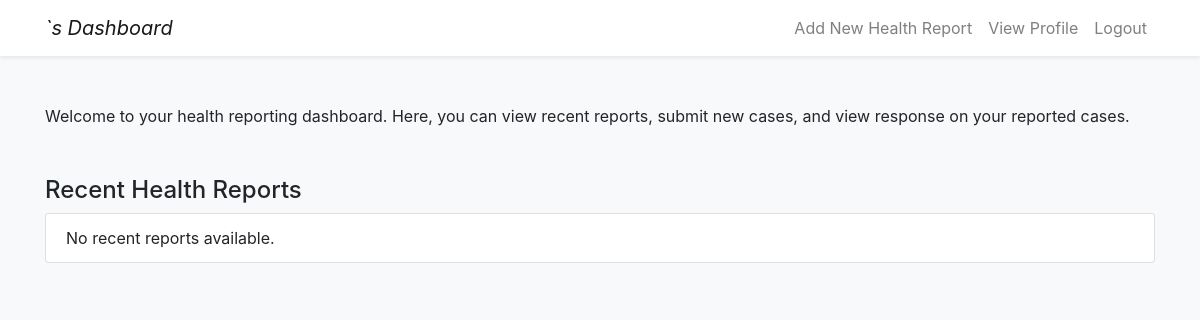
Page /dashboard/ (signed in) on the earlier database version.
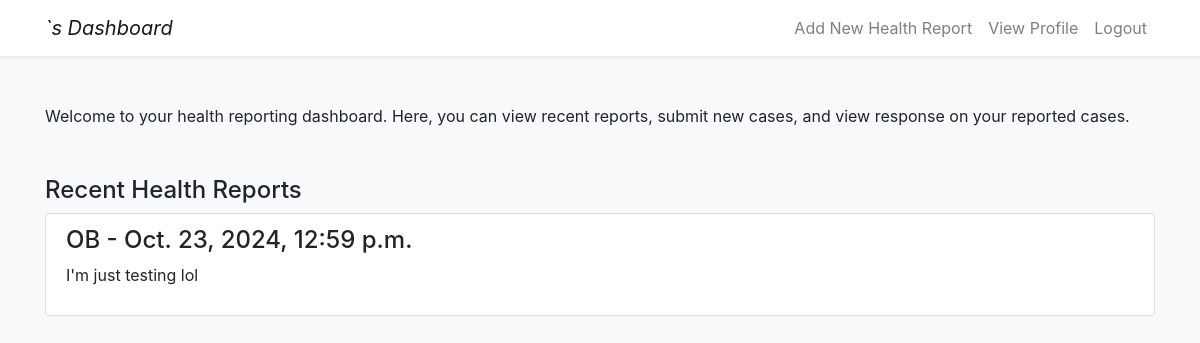
Same page on the later database version.
### reports/models.py (models this page shows, shortened)
class HealthReport(models.Model):
    user = models.ForeignKey(User, on_delete=models.SET_NULL, null=True, blank=True)
    incident_type = models.ForeignKey(IncidentType, on_delete=models.CASCADE)
    symptoms = models.ManyToManyField(Symptom)
    location = models.ForeignKey(Location, on_delete=models.CASCADE)
    description = models.TextField()
    date_reported = models.DateTimeField(auto_now_add=True)
    resolved = models.BooleanField(default=False)
    is_verified = models.BooleanField(default=False)

class IncidentType(models.Model):
    name = models.CharField(max_length=50)
    description = models.TextField(blank=True)
    def __str__(self):
        return self.name

### reports/views.py (the view)
# urls.py: path('dashboard/', views.dashboard, name='dashboard'),
@login_required
def dashboard(request):
    user_profile = get_object_or_404(UserProfile, user=request.user)
    reports = HealthReport.objects.filter(user=request.user)
    content = {
        'reports': reports,
        'user_profile': user_profile,
    }
    return render(request, 'reports/dashboard.html', content)

### reports/templates/reports/dashboard.html (shortened to what this page needs)
{% load custom_filters %}
{% load static %}
<!DOCTYPE html>
<html lang="en">
<head>
    <link href="{% static 'css/localversionBootstrap.css' %}" rel="stylesheet">
</head>
<body class="bg-light">
    <nav class="navbar navbar-expand-lg navbar-light bg-white shadow-sm">
        <div class="container">
            <a class="navbar-brand" href="#"><i>{{ user.first_name }}`s Dashboard</i>
            </a>
            <div class="collapse navbar-collapse" id="navbarNav">
                <ul class="navbar-nav ml-auto">
                    <li class="nav-item">
                        <a href="{% url 'submit_report' %}" class="nav-link">Add New Health Report</a>
                    </li>
                    <li class="nav-item">
                        <a href="{% url 'profile' %}" class="nav-link">View Profile</a>
                    </li>
                    <li class="nav-item">
                        <a class="nav-link" href="#"
                          onClick="document.getElementById('logoutform').submit()">
                          Logout
                        </a>
                      </li>
                </ul>
            </div>
        </div>
    </nav>
    <div class="container mt-5">
        <p>Welcome to your health reporting dashboard. Here, you can view recent reports, submit new cases, and view response on your reported cases.</p>
        <div class="mt-5">
            <h4>Recent Health Reports</h4>
            <ul class="list-group">
                {% for report in reports %}
                    <li class="list-group-item">
                        <h4>{{ report.incident_type }} - {{ report.date_reported }}</h4>
                        <p>{{ report.description }}</p>
                    </li>
                {% empty %}
                    <li class="list-group-item">No recent reports available.</li>
                {% endfor %}
            </ul>
        </div>
    </div>
</body>
</html>

Differences in the rows shown:
added HealthReport: incident_type "OB", date_reported "Oct. 23, 2024, 12:59 p.m.", description "I'm just testing lol"
Other differences:
text no longer shown: "No recent reports available."
